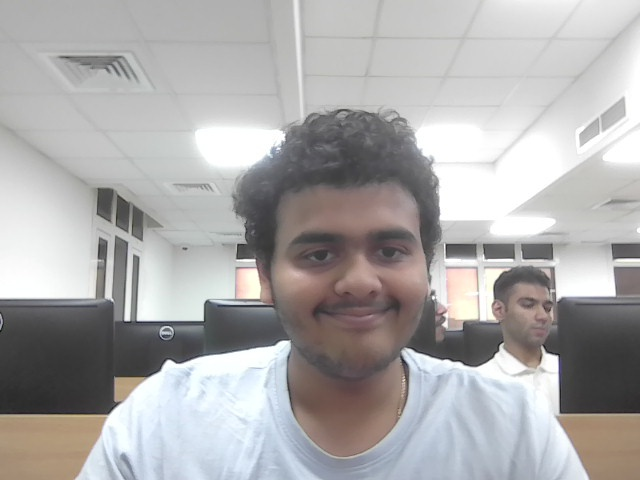
#> input picture lab 6/Set 2/my_selfie.jpg, 640 x 480 px
$ jupyter execute lab7.ipynb
#> lines starting #> are read from the running program, lines starting #| are printed output that depends on the picture; after the words box and inside, x2 and y2 are one past the last pixel; in counts of white or black regions, pixels touching at a corner belong together
[cell 1]
import cv2
import numpy as np
import matplotlib.pyplot as plt

[cell 2]
# Read the input image
image = cv2.imread("my_selfie.jpg")  # Replace with path to your image
#> image is the input picture: shape (480, 640, 3); mean B, G, R 170.6, 170.6, 172.3
image_rgb = cv2.cvtColor(image, cv2.COLOR_BGR2RGB)
image_gray = cv2.cvtColor(image, cv2.COLOR_BGR2GRAY)
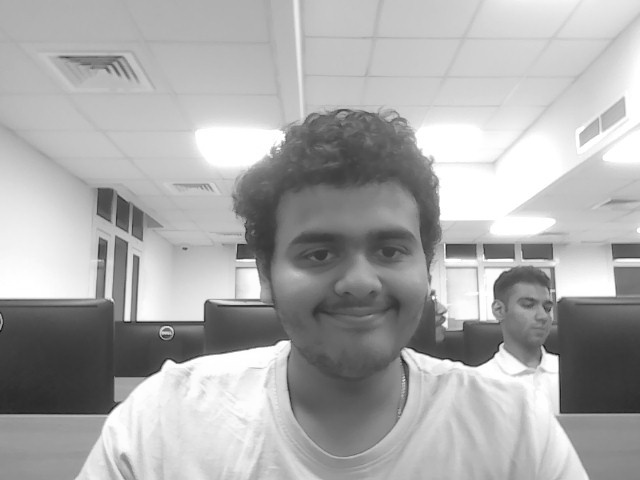
#> image_gray: shape (480, 640); min 16, max 255, mean 171.1

[cell 3]
# List of k values for clustering
k_values = [2, 3, 5]

def kmeans_segmentation(img, is_gray, k):
    """
    Segments an image using K-means clustering.
    img: input image (RGB or grayscale)
    is_gray: True if image is grayscale, False for color
    k: number of clusters
    """
    # Prepare data for K-means
    if is_gray:
        Z = img.reshape((-1, 1)).astype(np.float32)
    else:
        Z = img.reshape((-1, 3)).astype(np.float32)

    # K-means criteria and running
    criteria = (cv2.TERM_CRITERIA_EPS + cv2.TERM_CRITERIA_MAX_ITER, 100, 0.2)
    ret, label, center = cv2.kmeans(Z, k, None, criteria, 10, cv2.KMEANS_PP_CENTERS)
    center = np.uint8(center)

    # Print and return centroids
    print(f"Centroids (k={k}, {'gray' if is_gray else 'RGB'}):")
    print(center)

    # Assign pixels to cluster centroid color/intensity
    res = center[label.flatten()]
    segmented_img = res.reshape((img.shape))
    return segmented_img, center

# Display original images
plt.figure(figsize=(12, 5))
plt.subplot(1, 2, 1), plt.imshow(image_rgb), plt.title('RGB Image')
plt.subplot(1, 2, 2), plt.imshow(image_gray, cmap='gray'), plt.title('Grayscale Image')
plt.show()
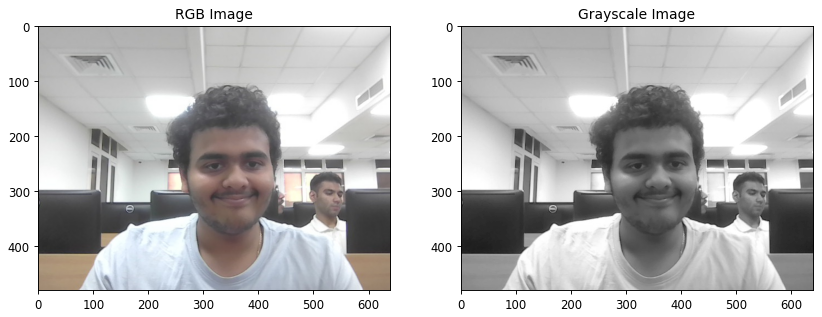
#> figure drawn by matplotlib, 2 panels

[cell 4]
# Segment and display results for multiple k
for k in k_values:
    # RGB segmentation
    seg_rgb, centroids_rgb = kmeans_segmentation(image_rgb, False, k)
    # Grayscale segmentation
    seg_gray, centroids_gray = kmeans_segmentation(image_gray, True, k)

    # Show results
    plt.figure(figsize=(10,4))
    plt.suptitle(f"K = {k}")
    plt.subplot(1, 2, 1)
    plt.imshow(seg_rgb)
    plt.title(f'RGB  (k={k})')
    plt.axis('off')

    plt.subplot(1, 2, 2)
    plt.imshow(seg_gray, cmap='gray')
    plt.title(f'Gray  (k={k})')
    plt.axis('off')

    plt.show()
#> this loop made 3 passes
#> (centroids_rgb, centroids_gray) on passes 1 to 2: ([[206, 208, 210], [105, 97, 94]], [97, 207]), ([[98, 90, 89], [186, 185, 185], [232, 235, 238]], [184, 91, 234])
#> centroids_gray on pass 3: [193, 68, 104, 239, 146]
#> (printed output is left out)
#> pass 1, in kmeans_segmentation, `segmented_img = res.reshape((img.shape))`:
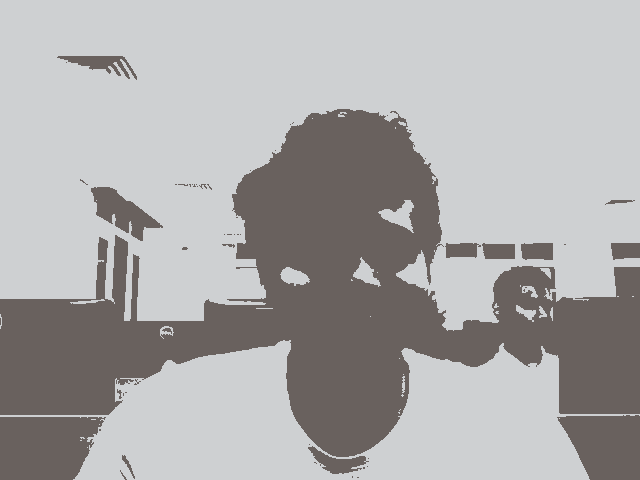
#> segmented_img: shape (480, 640, 3); mean R, G, B 171.6, 170.2, 170.5
#> pass 1, in kmeans_segmentation (call 2), `segmented_img = res.reshape((img.shape))`:
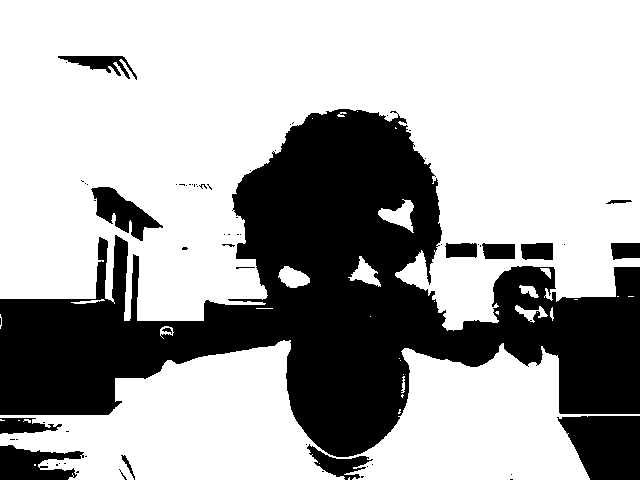
#> segmented_img: shape (480, 640); values 97 (black) and 207 (white), 67.1% white; 67 black regions (51 under 20 px), largest, box (x1, y1, x2, y2) and area: (0, 109, 640, 457) 88791, (557, 416, 640, 480) 4182, (0, 445, 84, 480) 1910
#> pass 2, in kmeans_segmentation (call 3), `segmented_img = res.reshape((img.shape))`:
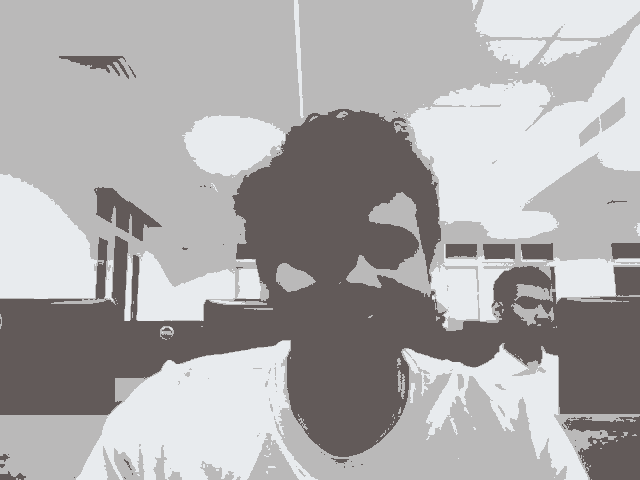
#> segmented_img: shape (480, 640, 3); mean R, G, B 171.9, 169.8, 170.3
#> pass 2, in kmeans_segmentation (call 4), `segmented_img = res.reshape((img.shape))`:
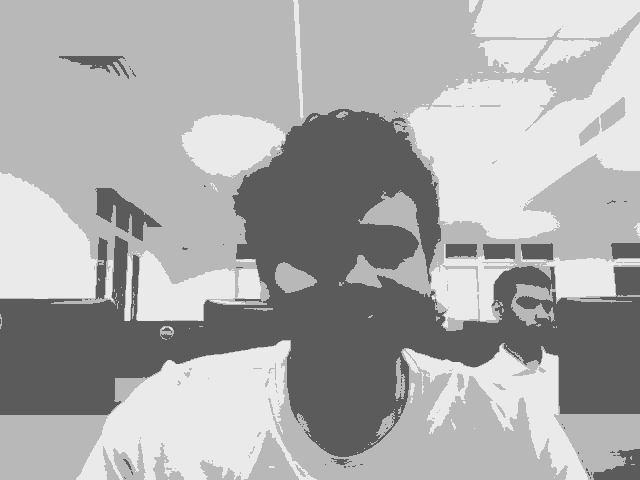
#> segmented_img: shape (480, 640); min 91, max 234, mean 170.8

[cell 5]
import cv2
import numpy as np
import matplotlib.pyplot as plt

# Load and prepare images
image = cv2.imread("my_selfie.jpg")
image_rgb = cv2.cvtColor(image, cv2.COLOR_BGR2RGB)
image_gray = cv2.cvtColor(image, cv2.COLOR_BGR2GRAY)
h, w = image.shape[:2]
#> h = 480; w = 640

k_values = [2, 3, 5]  # Example k values for illustration

def kmeans_rgb_xy(img, k):
    h, w, ch = img.shape
    Z = img.reshape((-1,3))
    x_coords, y_coords = np.meshgrid(np.arange(w), np.arange(h))
    x_norm = (x_coords.ravel() / w).reshape(-1,1)
    y_norm = (y_coords.ravel() / h).reshape(-1,1)
    Z_xy = np.concatenate([Z, x_norm, y_norm], axis=1).astype(np.float32)
    assert Z_xy.shape == (h*w, 5)
    criteria = (cv2.TERM_CRITERIA_EPS + cv2.TERM_CRITERIA_MAX_ITER, 100, 0.2)
    ret, label, center = cv2.kmeans(Z_xy, int(k), None, criteria, 10, cv2.KMEANS_PP_CENTERS)
    center_disp = np.uint8(center[:,:3])
    print(f"RGB+XY centroids (k={k}):\n{center}")
    res = center_disp[label.flatten()]
    segmented_img = res.reshape((h,w,3))
    return segmented_img, center


def kmeans_gray_xy(img, k):
    h, w = img.shape
    Z = img.reshape((-1,1))
    x_coords, y_coords = np.meshgrid(np.arange(w), np.arange(h))
    x_norm = (x_coords.ravel() / w).reshape(-1,1)
    y_norm = (y_coords.ravel() / h).reshape(-1,1)
    Z_xy = np.concatenate([Z, x_norm, y_norm], axis=1).astype(np.float32)
    assert Z_xy.shape == (h*w,3)
    criteria = (cv2.TERM_CRITERIA_EPS + cv2.TERM_CRITERIA_MAX_ITER, 100, 0.2)
    ret, label, center = cv2.kmeans(Z_xy, int(k), None, criteria, 10, cv2.KMEANS_PP_CENTERS)
    print(f"Gray+XY centroids (k={k}):\n{center}")
    res = np.uint8(center[:,0])[label.flatten()]
    segmented_img = res.reshape((h,w))
    return segmented_img, center


# Display example results for both color and grayscale
for k in k_values:
    seg_rgbxy, centroids_rgbxy = kmeans_rgb_xy(image_rgb, k)
    seg_grayxy, centroids_grayxy = kmeans_gray_xy(image_gray, k)
    plt.figure(figsize=(12,5))
    plt.subplot(1,2,1), plt.imshow(seg_rgbxy), plt.title(f"RGB+XY (k={k})")
    plt.subplot(1,2,2), plt.imshow(seg_grayxy, cmap='gray'), plt.title(f"Gray+XY (k={k})")
    plt.show()
#> this loop made 3 passes
#> (center_disp in kmeans_rgb_xy, centroids_grayxy) on pass 1: ([[206, 208, 210], [105, 97, 94]], [[207.3, 0.492, 0.428], [97.38, 0.514, 0.644]])
#> center_disp in kmeans_rgb_xy on pass 2: [[98, 90, 89], [232, 235, 238], [186, 185, 185]]
#> (printed output is left out)
#> pass 3, in kmeans_rgb_xy (call 3), `segmented_img = res.reshape((h,w,3))`:
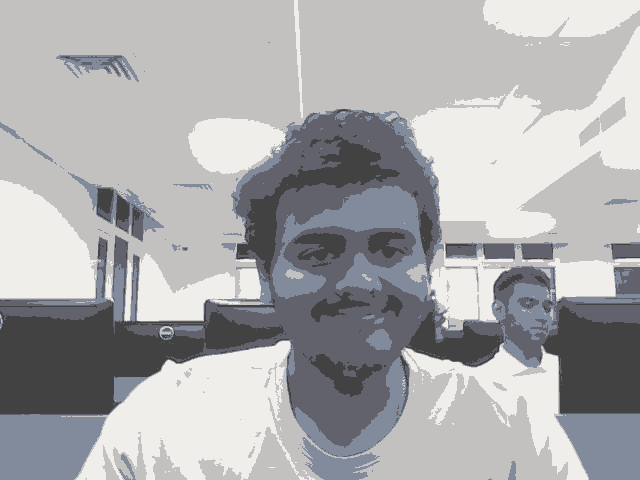
#> segmented_img: shape (480, 640, 3); mean of channels 0, 1, 2 171.9, 170.2, 170; drawn as B, G, R
